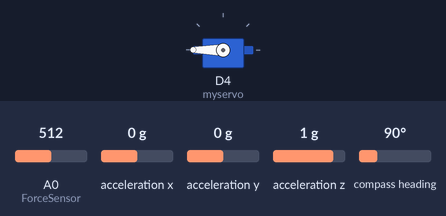
The sketch below on a simulated ESP8266 (NodeMCU). Shown: servo. The test bench sets the inputs (shaded band); at power-on: A0 (ForceSensor) = 512, acceleration x 0 g, acceleration y 0 g, acceleration z 1 g, compass heading 90°. WiFi joins after 1.5 s; servers stay silent unless stated; what the sketch prints to the serial monitor is not drawn.

Above: at 3.2 s.
3.3 s: A0 (ForceSensor) set to 77
4.8 s: A0 (ForceSensor) set to 65
At 6.0 s:
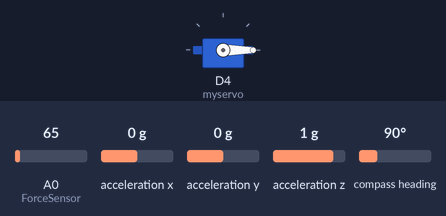
6.3 s: A0 (ForceSensor) set to 190
At 6.9 s:
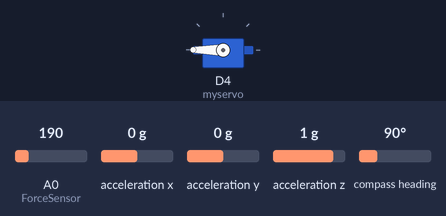
7.8 s: A0 (ForceSensor) set to 60
At 8.6 s:
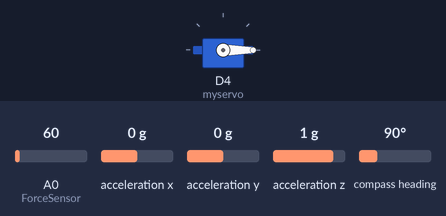
Timing chart, 0 to 10.3 s (numbered marks = the images above; inputs shaded):
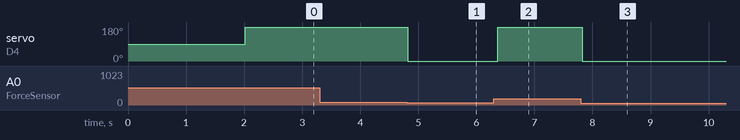

Measured:
- the behaviour switches between 71 and 70 on A0 (ForceSensor) (found by bisection; images 0 and 1)
- after the input at 3.3 s, every drawn part: stays the same
- after the input at 4.8 s, servo on D4 (myservo): 180° → 0° at once
- after the input at 6.3 s, servo on D4 (myservo): 0° → 180° after 0.07 s
- after the input at 7.8 s, servo on D4 (myservo): 180° → 0° at once

The sketch:

VirtualPetV1.ino
```cpp
#include <ESP8266WiFi.h>
#include <WiFiClient.h>
#include <WiFiUDP.h>
 #include <Wire.h>
#include <Adafruit_Sensor.h>
#include <Adafruit_BNO055.h>
#include <utility/imumaths.h>
#include <Servo.h>

Servo myservo;  // 建立一個 servo 物件，最多可建立 12個 servo
int pos = 0;    // 設定 Servo 位置的變數
int ForceSensor = A0; //connected to Digital pin A0
int fsr;
const char* ssid =/*"dlink";*/ "LeeiPhone";
const char* password =/* "468255000";*/"hnwl0618";
int port = 30;
String PoseX, PoseY, PoseZ, On;
 /* Set the delay between fresh samples */
#define BNO055_SAMPLERATE_DELAY_MS (100)

Adafruit_BNO055 bno = Adafruit_BNO055(55);
WiFiServer server(port);
WiFiUDP Client;

/**************************************************************************/
/*
    Displays some basic information on this sensor from the unified
    sensor API sensor_t type (see Adafruit_Sensor for more information)
*/
/**************************************************************************/
void displaySensorDetails(void)
{
  sensor_t sensor;
  bno.getSensor(&sensor);
  Serial.println("------------------------------------");
  Serial.print  ("Sensor:       "); Serial.println(sensor.name);
  Serial.print  ("Driver Ver:   "); Serial.println(sensor.version);
  Serial.print  ("Unique ID:    "); Serial.println(sensor.sensor_id);
  Serial.print  ("Max Value:    "); Serial.print(sensor.max_value); Serial.println(" xxx");
  Serial.print  ("Min Value:    "); Serial.print(sensor.min_value); Serial.println(" xxx");
  Serial.print  ("Resolution:   "); Serial.print(sensor.resolution); Serial.println(" xxx");
  Serial.println("------------------------------------");
  Serial.println("");
  delay(500);
}

void setup() {
  Serial.begin(115200);
  WiFi.mode(WIFI_STA);
  Serial.println("Orientation Sensor Test"); Serial.println("");
  myservo.attach(D4);  // 將 servo 物件連接到 pin 7
  WiFi.begin(ssid,password);
  Serial.println("Connecting");

  while(WiFi.status() != WL_CONNECTED) {
    delay(500);
    Serial.print(".");
  }

  Serial.print("Connected to ");
  Serial.println(ssid);

  Serial.print("IP Address: ");
  Serial.println(WiFi.localIP());

  // Start the UDP client
  Client.begin(port);

   /* Initialise the sensor */
  if(!bno.begin())
  {
    /* There was a problem detecting the BNO055 ... check your connections */
    Serial.print("Ooops, no BNO055 detected ... Check your wiring or I2C ADDR!");
    while(1);
  }

    /* Use external crystal for better accuracy */
  bno.setExtCrystalUse(true);

  /* Display some basic information on this sensor */
  displaySensorDetails();

}

void loop() {

/* Get a new sensor event */
  sensors_event_t event;
  bno.getEvent(&event);
  imu::Vector<3> linAcc = bno.getVector(Adafruit_BNO055::VECTOR_LINEARACCEL);
  /* Board layout:
         +----------+
         |         *| RST   PITCH  ROLL  HEADING
     ADR |*        *| SCL
     INT |*        *| SDA     ^            /->
     PS1 |*        *| GND     |            |
     PS0 |*        *| 3VO     Y    Z-->    \-X
         |         *| VIN
         +----------+
  */


  /* The processing sketch expects data as roll, pitch, heading */
  //Serial.print(F("Orientation: "));
  Serial.print((float)event.orientation.x);Serial.print(";");
 // Serial.print(F(" "));
  Serial.print((float)event.orientation.y);Serial.print(";");
 // Serial.print(F(" "));
  Serial.print((float)event.orientation.z);Serial.print("\t");
 // Serial.println(F(""));
  PoseX = (float)event.orientation.x;
    PoseY = (float)event.orientation.y;
      PoseZ = (float)event.orientation.z;
  /* Also send calibration data for each sensor. */
  uint8_t sys, gyro, accel, mag = 3;
  bno.getCalibration(&sys, &gyro, &accel, &mag);
 /* Serial.print(F("Calibration: "));
  Serial.print(sys, DEC);
  Serial.print(F(" "));
  Serial.print(gyro, DEC);
  Serial.print(F(" "));
  Serial.print(accel, DEC);
  Serial.print(F(" "));
  Serial.println(mag, DEC);*/
  Serial.print("\r\n");
  fsr = analogRead(ForceSensor); // 讀取FSR
  On = (int)fsr;
  if(fsr>70)       //Read Touch sensor signal
   {
   for(int i = 0; i <= 180; i+=1){
    myservo.write(i); // 使用write，傳入角度，從0度轉到180度
  }
   }
  else
   {
     myservo.write(0); // 使用write，傳入角度，從0度轉到180度
   }
         // Send the distance to the client, along with a break to separate our messages
          const char ip[]="172.20.10.2";
        Client.beginPacket(ip,port);
        Client.println(PoseX+";"+PoseY+";"+PoseZ+";"+On);
        Client.endPacket();
          delay(BNO055_SAMPLERATE_DELAY_MS);
  }
```
